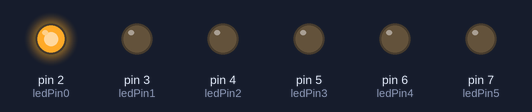
Bench run of a sketch on a simulated Arduino Uno, built with avr-gcc and run on an emulated ATmega328P. On the bench: output pins drawn as LEDs (lit = HIGH).

Above: at 0.03 s.
At 0.24 s:
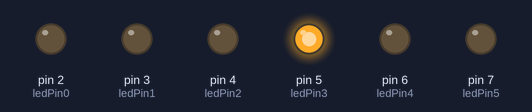
At 0.73 s:
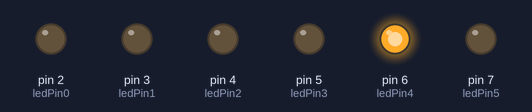
At 1.43 s:
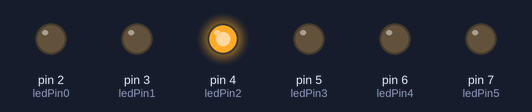
At 2.2 s:
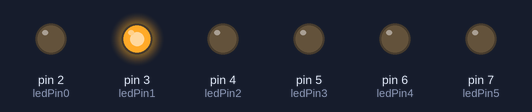
At 2.9 s:
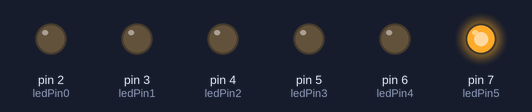
Timing chart, 0 to 3.2 s (numbered marks = the images above):
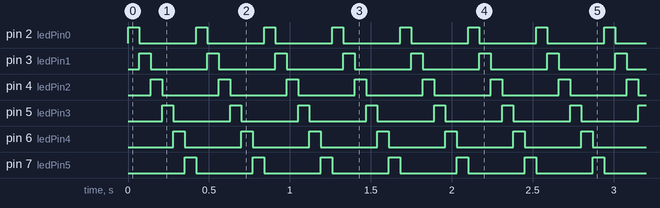

The sketch:

advertisingLED.ino
```cpp
/*
  Advertising LED

  A simple program that turns multiple leds on/off in a fun way
*/
int ledPin0 = 2; // define pin 0
int ledPin1 = 3; // define pin 1
int ledPin2 = 4; // define pin 2
int ledPin3 = 5; // define pin 3
int ledPin4 = 6; // define pin 4
int ledPin5 = 7; // define pin 5

void setup() {
  Serial.begin(9600);

  // set LEDS pin mode to OUTPUT
  pinMode(ledPin0, OUTPUT);
  pinMode(ledPin1, OUTPUT);
  pinMode(ledPin2, OUTPUT);
  pinMode(ledPin3, OUTPUT);
  pinMode(ledPin4, OUTPUT);
  pinMode(ledPin5, OUTPUT);
}

void loop() {
  for (int i = ledPin0; i < ledPin5 + 1; i++) {
    // Light up current LED
    digitalWrite(i, HIGH);

    // Turn off previous LED
    if (i == ledPin0) {
      digitalWrite(ledPin5, LOW);
    }
    else {
      digitalWrite(i-1, LOW);
    }

    delay(70);
  }
}
```

Measured:
- by itself, pin 2 (ledPin0), pin 3 (ledPin1), pin 4 (ledPin2), pin 5 (ledPin3), pin 6 (ledPin4), pin 7 (ledPin5): alternates HIGH for 0.07 s and LOW for 0.35 s
- by itself, everything shown: repeats every 0.42 s, in 6 steps
